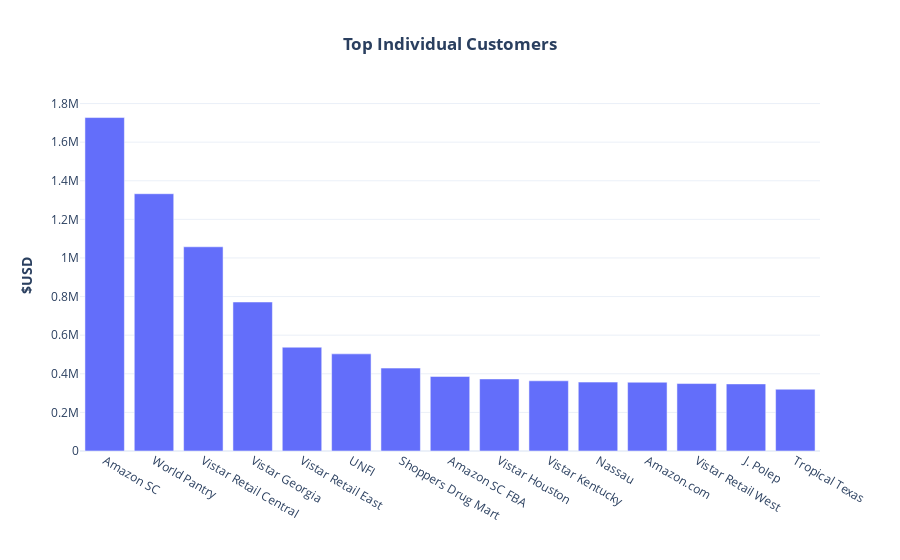

This figure's notebook cell:
### Code cell
dist_sales = all_sales.groupby(['Customer','Market Segment'],as_index=False)['Dollars'].sum()
fig_dist_sales = px.bar(
    dist_sales.sort_values(by = 'Dollars',ascending=False)[:15],
    x='Customer',
    y='Dollars',
    title='<b>Top Individual Customers</b>',
    # color = 'Market Segment',
    # height=525,
    template = 'plotly_white',
    labels={'Customer':'',
            'Dollars':'<b>$USD</b>'},
).update_layout(title_x=0.5)
fig_dist_sales.show()

### Figure 1 — Plotly figure (JSON) as saved in the notebook; plotly's stock layout.template omitted (floating-point values rounded to 4 significant figures)
{"data": [{"alignmentgroup": "True", "hovertemplate": "=%{x}<br><b>$USD</b>=%{y}<extra></extra>", "legendgroup": "", "marker": {"color": "#636efa", "pattern": {"shape": ""}}, "name": "", "offsetgroup": "", "orientation": "v", "showlegend": false, "textposition": "auto", "type": "bar", "x": ["Amazon SC", "World Pantry", "Vistar Retail Central", "Vistar Georgia", "Vistar Retail East", "UNFI", "Shoppers Drug Mart", "Amazon SC FBA", "Vistar Houston", "Vistar Kentucky", "Nassau", "Amazon.com", "Vistar Retail West", "J. Polep", "Tropical Texas"], "xaxis": "x", "y": [1727000.0, 1333000.0, 1058000.0, 771800.0, 537700.0, 503200.0, 429500.0, 386200.0, 373400.0, 363600.0, 356900.0, 356300.0, 349400.0, 347600.0, 320000.0], "yaxis": "y"}], "layout": {"barmode": "relative", "legend": {"tracegroupgap": 0}, "title": {"text": "<b>Top Individual Customers</b>", "x": 0.5}, "xaxis": {"anchor": "y", "domain": [0, 1], "title": {"text": ""}}, "yaxis": {"anchor": "x", "domain": [0, 1], "title": {"text": "<b>$USD</b>"}}}}
